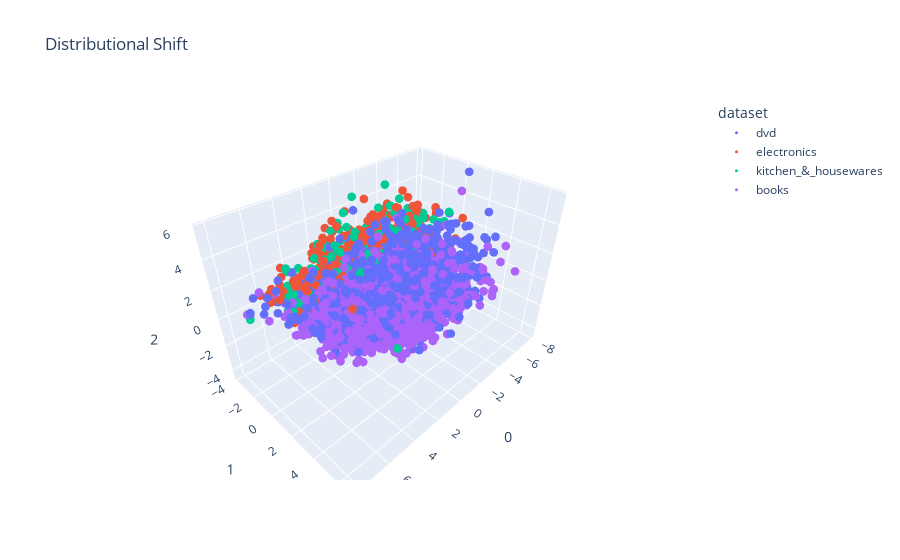

The notebook cell this image was saved under:
### Code cell
df = pd.read_pickle("./amazon-product.pkl")
mat = np.matrix([x for x in df.embeddings])
start = time.time()
pca = PCA(n_components=3, random_state=42)
components = pca.fit_transform(mat)
print(time.time()-start)
fig = px.scatter_3d(
    components, x=0, y=1, z=2, color=df['dataset'],
    title=f'Distributional Shift',
    labels={'color': 'dataset'},
)
fig.update_traces(
    marker_size=3
  )
fig.update_layout(
    # autosize=False,
   )
fig.write_html("3dtsne.html")
fig.show()

### Figure 1 — Plotly figure (JSON) as saved in the notebook; plotly's stock layout.template omitted (floating-point values rounded to 4 significant figures; data arrays with more than 128 entries replaced by an {"elided": "..."} marker saying what was removed)
{"data": [{"hovertemplate": "dataset=dvd<br>0=%{x}<br>1=%{y}<br>2=%{z}<extra></extra>", "legendgroup": "dvd", "marker": {"color": "#636efa", "size": 3, "symbol": "circle"}, "mode": "markers", "name": "dvd", "scene": "scene", "showlegend": true, "type": "scatter3d", "x": {"elided": "1978 float values"}, "y": {"elided": "1978 float values"}, "z": {"elided": "1978 float values"}}, {"hovertemplate": "dataset=electronics<br>0=%{x}<br>1=%{y}<br>2=%{z}<extra></extra>", "legendgroup": "electronics", "marker": {"color": "#EF553B", "size": 3, "symbol": "circle"}, "mode": "markers", "name": "electronics", "scene": "scene", "showlegend": true, "type": "scatter3d", "x": {"elided": "1995 float values"}, "y": {"elided": "1995 float values"}, "z": {"elided": "1995 float values"}}, {"hovertemplate": "dataset=kitchen_&_housewares<br>0=%{x}<br>1=%{y}<br>2=%{z}<extra></extra>", "legendgroup": "kitchen_&_housewares", "marker": {"color": "#00cc96", "size": 3, "symbol": "circle"}, "mode": "markers", "name": "kitchen_&_housewares", "scene": "scene", "showlegend": true, "type": "scatter3d", "x": {"elided": "1998 float values"}, "y": {"elided": "1998 float values"}, "z": {"elided": "1998 float values"}}, {"hovertemplate": "dataset=books<br>0=%{x}<br>1=%{y}<br>2=%{z}<extra></extra>", "legendgroup": "books", "marker": {"color": "#ab63fa", "size": 3, "symbol": "circle"}, "mode": "markers", "name": "books", "scene": "scene", "showlegend": true, "type": "scatter3d", "x": {"elided": "1987 float values"}, "y": {"elided": "1987 float values"}, "z": {"elided": "1987 float values"}}], "layout": {"legend": {"title": {"text": "dataset"}, "tracegroupgap": 0}, "scene": {"domain": {"x": [0, 1], "y": [0, 1]}, "xaxis": {"title": {"text": "0"}}, "yaxis": {"title": {"text": "1"}}, "zaxis": {"title": {"text": "2"}}}, "title": {"text": "Distributional Shift"}}}
